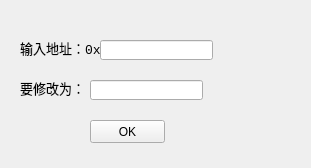
<?xml version="1.0" encoding="UTF-8"?>
<ui version="4.0">
 <class>WriteMemoryWindowClass</class>
 <widget class="QWidget" name="WriteMemoryWindowClass">
  <property name="geometry">
   <rect>
    <x>0</x>
    <y>0</y>
    <width>311</width>
    <height>168</height>
   </rect>
  </property>
  <property name="windowTitle">
   <string>WriteMemoryWindow</string>
  </property>
  <widget class="QLabel" name="label_2">
   <property name="geometry">
    <rect>
     <x>20</x>
     <y>80</y>
     <width>71</width>
     <height>16</height>
    </rect>
   </property>
   <property name="font">
    <font>
     <family>Consolas</family>
     <pointsize>10</pointsize>
     <weight>50</weight>
     <italic>false</italic>
     <bold>false</bold>
    </font>
   </property>
   <property name="text">
    <string>要修改为：</string>
   </property>
  </widget>
  <widget class="QLabel" name="label">
   <property name="geometry">
    <rect>
     <x>20</x>
     <y>40</y>
     <width>81</width>
     <height>16</height>
    </rect>
   </property>
   <property name="font">
    <font>
     <family>Consolas</family>
     <pointsize>10</pointsize>
     <weight>50</weight>
     <italic>false</italic>
     <bold>false</bold>
    </font>
   </property>
   <property name="text">
    <string>输入地址：0x</string>
   </property>
  </widget>
  <widget class="QLineEdit" name="WriteAddr_LineEdit">
   <property name="geometry">
    <rect>
     <x>100</x>
     <y>40</y>
     <width>113</width>
     <height>20</height>
    </rect>
   </property>
  </widget>
  <widget class="QLineEdit" name="NewValue_LineEdit">
   <property name="geometry">
    <rect>
     <x>90</x>
     <y>80</y>
     <width>113</width>
     <height>20</height>
    </rect>
   </property>
  </widget>
  <widget class="QPushButton" name="WriteMemOk_Button">
   <property name="geometry">
    <rect>
     <x>90</x>
     <y>120</y>
     <width>75</width>
     <height>23</height>
    </rect>
   </property>
   <property name="text">
    <string>OK</string>
   </property>
  </widget>
 </widget>
 <layoutdefault spacing="6" margin="11"/>
 <resources/>
 <connections/>
</ui>
